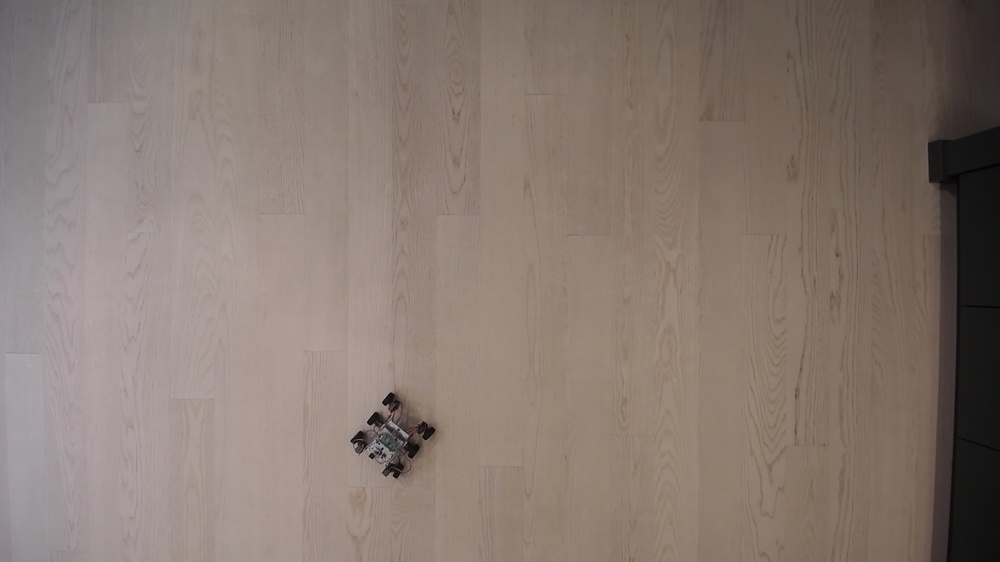
#> input picture src/webcam/normalImg/monday_17_cl151710.jpg, 1000 x 562 px, shrunk from 1920 x 1080 before the run
$ python coordinate_det.py
#> lines starting #> are read from the running program, lines starting #| are printed output that depends on the picture; after the words box and inside, x2 and y2 are one past the last pixel; in counts of white or black regions, pixels touching at a corner belong together
#> further down, image is the input picture: shape (562, 1000, 3); mean B, G, R 113.1, 121.4, 135.7
import cv2
import numpy as np

def estimate_starting_orientation(image):
    # Convert the image to grayscale
    gray_image = cv2.cvtColor(image, cv2.COLOR_BGR2GRAY)

    # Apply edge detection (optional)
    edges = cv2.Canny(gray_image, threshold1=50, threshold2=150)
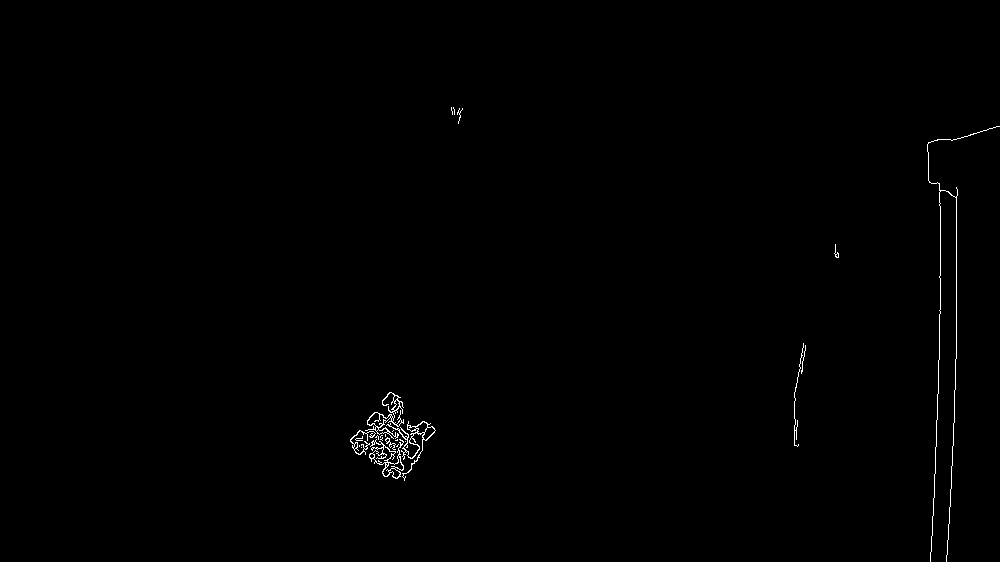
#> edges: shape (562, 1000); 0.43% white in thin lines or dots, all inside (x1, y1, x2, y2) = (350, 107, 1000, 562)

    # Use Hough Line Transform to detect lines in the image
    lines = cv2.HoughLines(edges, rho=1, theta=np.pi/180, threshold=100)
#> lines = [[956, 0], [950, 0.0349], [967, 0.0349], [944, 0.0175], [961, 0.0175], [940, 0], [958, 0.0524]]

    # Use RANSAC to estimate the dominant line representing the rover's orientation
    best_line = None
    max_inliers = 0
    for line in lines:
        for rho, theta in line:
            a = np.cos(theta)
            b = np.sin(theta)
            x0 = a * rho
            y0 = b * rho

            # Generate two points on the line
            x1 = int(x0 + 1000 * (-b))
            y1 = int(y0 + 1000 * (a))
            x2 = int(x0 - 1000 * (-b))
            y2 = int(y0 - 1000 * (a))

            # Count inliers (points close to the line)
            inliers = np.sum(np.abs(edges - cv2.line(np.zeros_like(edges), (x1, y1), (x2, y2), 255, 1)) < 5)

            if inliers > max_inliers:
                max_inliers = inliers
                best_line = (rho, theta)
#> this loop made 7 passes
#> after the loop, best_line = (956, 0); max_inliers = 559747

    # Calculate the orientation of the dominant line
    if best_line is not None:
        rho, theta = best_line
#> rho = 956; theta = 0
        starting_orientation = np.degrees(theta)
#> starting_orientation = 0
    else:
        starting_orientation = None

    return starting_orientation

if __name__ == "__main__":
    # Load the image from the camera
    image = cv2.imread('normalImg/monday_17_cl151710.jpg')

    # Estimate the rover's starting orientation
    starting_orientation = estimate_starting_orientation(image)
#> starting_orientation = 0
    print("Rover's Starting Orientation w.r.t. Global X-Axis: ", starting_orientation)
#| Rover's Starting Orientation w.r.t. Global X-Axis:  0.0
